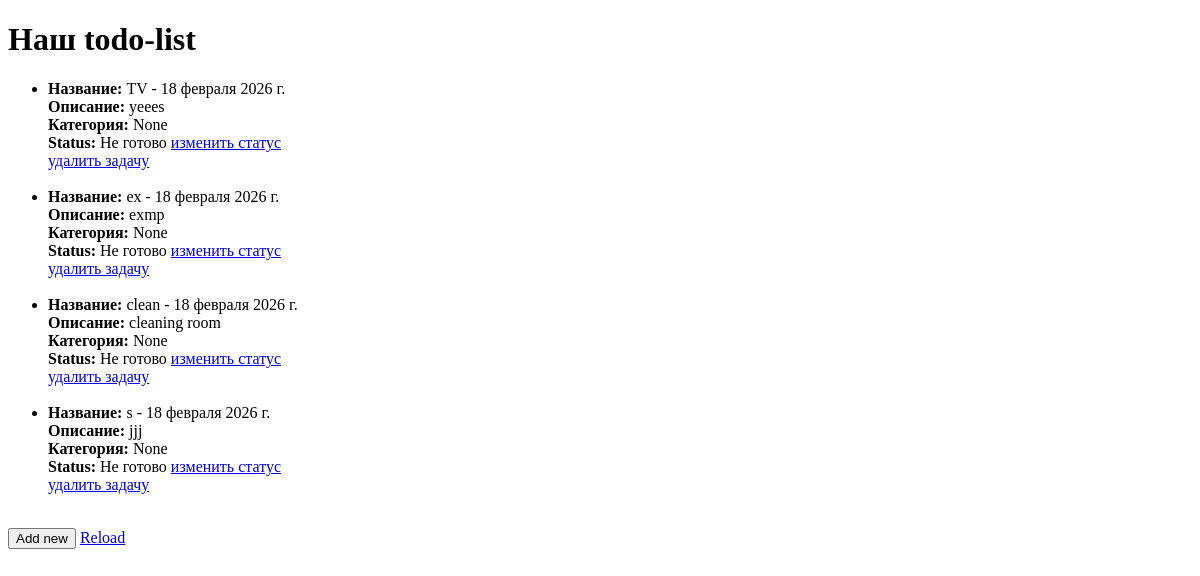
The app's page /task, older data.
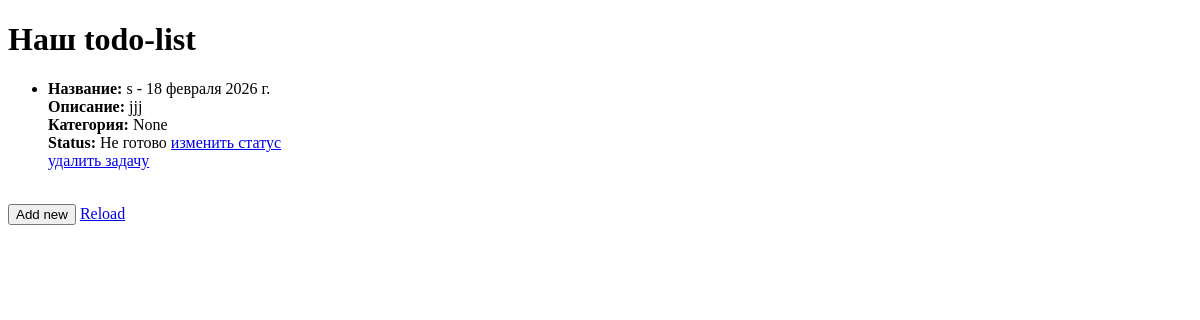
The same page, newer data.
### tasks/models.py (models this page shows)
class Task(models.Model):
    name = models.CharField(max_length=100)
    description = models.TextField()
    status = models.BooleanField(default=False,
                                 blank=True,
                                 null=True)
    category = models.ForeignKey(Category,
                                 on_delete=models.SET_NULL,
                                 null=True,
                                 blank=True)
    date = models.DateField(auto_now_add=True)

### tasks/views.py (the view)
# urls.py: path("task", views.main, name='task_url'),
def main(request):
    if request.method == 'POST':
        form = tasksForm(request.POST)
        if form.is_valid():
            data = form.cleaned_data
            category_code = data['category']
            category_obj = Category.objects.get(name = category_code)
            new = Task(name=data['name'],
                        description = data['desk'],
                        category = category_obj)
            new.save()
    else:
        form = tasksForm()
    baze = Task.objects.all
    return render(request,
                  "tasks/main_page.html",{
                      "todo":baze
                  })

### tasks/templates/tasks/main_page.html (shortened to what this page needs)
{% extends "tasks/baze.html"%}
{%  block body %}
    <h1>Наш todo-list</h1>
<ul>
    {% for own in todo %}
        <li>
            <b>Название:</b> {{own.name}} - {{own.date}} <br>
            <b>Описание:</b> {{own.description}} <br>
            <b>Категория:</b> {{own.category}} <br>
            <b>Status:</b> {%  if own.status %}
            Готово
            {% else %}
            Не готово
            {% endif %}
            <a href="{% url 'change_link' own.id %}">изменить статус</a>
            <br>
            <a href="{% url 'delete_task' own.id %}">удалить задачу</a>
            <br><br>
        </li>
    {% endfor  %}
</ul>
    <form action="/task/add-new">
        <div class="buttons">
        <button type="submit">Add new</button>
        <a href="{% url 'reload_task' %}">Reload</a>
        </div>
    </form>
{% endblock %}

### tasks/templates/tasks/baze.html (shortened to what this page needs)
<!DOCTYPE html>
<html lang="en">
<head>
</head>
<body>
    {%  block body %} {% endblock %}
</body>
</html>

Row changes from the older to the newer data that the page shows:
removed Task: name "TV", date "18 февраля 2026 г.", description "yeees", category "None", status "Не готово"
removed Task: name "ex", date "18 февраля 2026 г.", description "exmp", category "None", status "Не готово"
removed Task: name "clean", date "18 февраля 2026 г.", description "cleaning room", category "None", status "Не готово"
